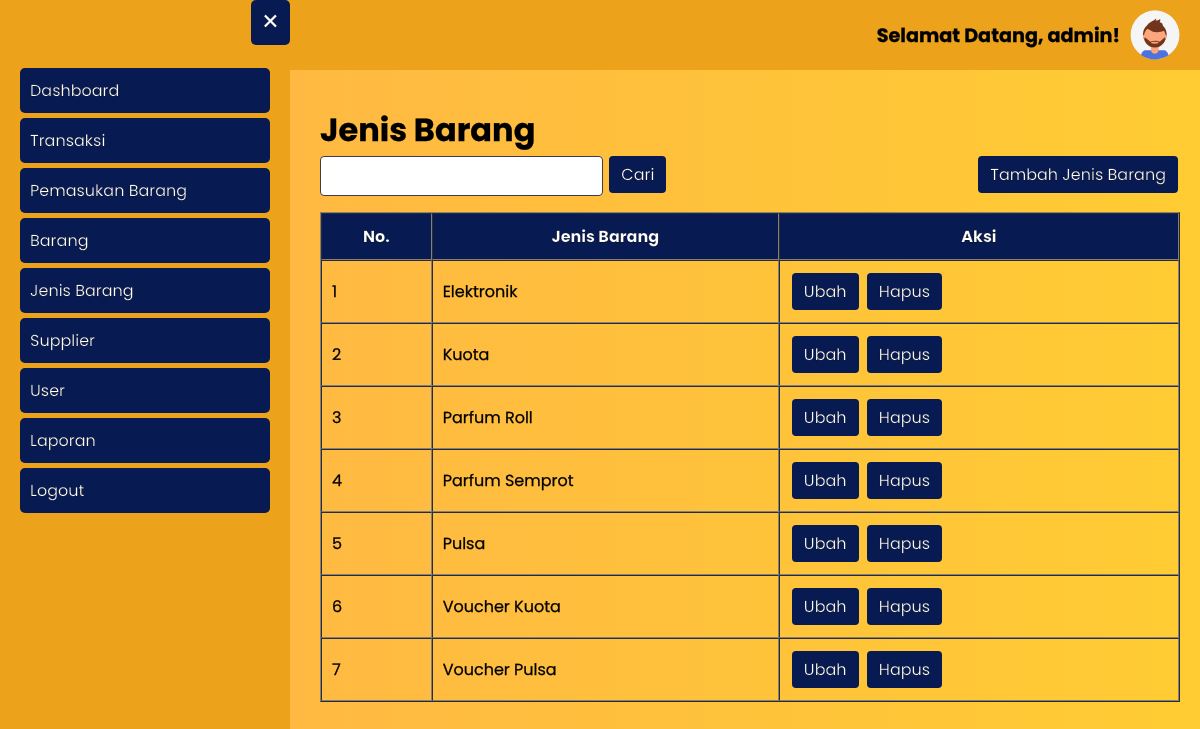
Page /jenis_barang/jenis_barang.php (signed in) on the committed database.
### tables this page shows
CREATE TABLE `user` (
  `id_user` int(11) NOT NULL,
  `username` varchar(20) NOT NULL,
  `password` varchar(300) NOT NULL,
  `hak_akses` enum('administrator','operator') NOT NULL,
  `nama_lengkap` varchar(50) NOT NULL,
  `no_telp_user` varchar(20) NOT NULL
);

CREATE TABLE `jenis_barang` (
  `id_jenis_barang` int(11) NOT NULL,
  `jenis_barang` varchar(50) NOT NULL
);

### jenis_barang/jenis_barang.php (the view, shortened to what this page needs)
<?php
require_once '../koneksi.php';
$jenis_barang = mysqli_query($koneksi, "SELECT * FROM jenis_barang ORDER BY jenis_barang ASC");
$id_user = htmlspecialchars($_SESSION['id_user']);
$data_profile = mysqli_fetch_assoc(mysqli_query($koneksi, "SELECT * FROM user WHERE id_user = '$id_user'"));
?>
<html>
<head>
	<?php include_once '../include/head.php'; ?>
</head>
<body class="bg-gradient">
    <?php include_once '../include/topbar.php' ?>
	<?php include_once '../include/sidebar.php'; ?>
	<div class="main-content">
		<div class="my">
			<h1>Jenis Barang</h1>
			<form method="get" class="inline-block form-cari-input">
				<input type="text" name="cari" value="<?= (isset($_GET['btnCari'])? $cari : ''); ?>">
				<button type="submit" class="btn" name="btnCari">Cari</button>
			</form>
			<a href="<?= BASE_URL; ?>jenis_barang/tambah_jenis_barang.php" class="btn float-right">Tambah Jenis Barang</a>
			<table border="1" cellpadding="10" cellspacing="0">
				<thead class="thead">
					<tr>
						<th>No.</th>
						<th>Jenis Barang</th>
						<?php if ($data_profile['hak_akses'] == 'administrator'): ?>
							<th>Aksi</th>
						<?php endif ?>
					</tr>
				</thead>
				<tbody>
					<?php $i = 1; ?>
					<?php foreach ($jenis_barang as $djb): ?>
						<tr>
							<td><?= $i++; ?></td>
							<td><?= $djb['jenis_barang']; ?></td>
							<?php if ($data_profile['hak_akses'] == 'administrator'): ?>
								<td>
									<a href="ubah_jenis_barang.php?id_jenis_barang=<?= $djb['id_jenis_barang']; ?>" class="btn">Ubah</a>
									<a onclick="return confirm('Apakah Anda yakin ingin menghapus jenis barang <?= $djb['jenis_barang']; ?>?')" href="hapus_jenis_barang.php?id_jenis_barang=<?= $djb['id_jenis_barang']; ?>" class="btn">Hapus</a>
								</td>
							<?php endif ?>
						</tr>
					<?php endforeach ?>
				</tbody>
			</table>
		</div>
	</div>
</body>
</html>

### include/topbar.php
<button class="open-btn">&#9776;</button>
<div class="topbar">
	<h1>Selamat Datang, <?= $data_profile['username']; ?>!</h1>
	<a href="<?= BASE_URL; ?>user/profile.php">
		<img src="<?= BASE_URL; ?>assets/img/profile_pic.svg" alt="Profile Picture">
	</a>
</div>

### assets/style.css (style rules this page uses)
* { font-family: 'Poppins', sans-serif; -webkit-text-stroke-width: .25px; -webkit-text-stroke-color: black; }
body { margin: 0; padding: 0; }
.bg-gradient { background: rgb(255,179,71); background: linear-gradient(90deg, rgba(255,179,71,1) 0%, rgba(255,204,51,1) 100%); }
.form-cari-input input { color: #495057; background-color: #fff; border: 1px solid #403B4A; border-radius: 0.25rem; padding: 0.55rem 0.75rem; }
.thead { background-color: #071a52; color: white; }
.my { margin: 1rem 0; }
.main-content { margin-left: 300px; padding: 20px; transition: all 0.3s ease-in-out; }
.main-content h1 { padding: 0; margin: 0; }
.open-btn { position: absolute; left: 10px; top: 10px; font-size: 30px; padding: 0 10px; cursor: pointer; border-radius: 5px; background: #071a52; border: none; color: white; }
.topbar { display: flex; justify-content: flex-end; align-items: center; background-color: #eca31b; padding: 10px 20px; }
.topbar img { height: 50px; width: 50px; border-radius: 50%; margin-left: 10px; margin-right: 0; }
.topbar h1 { font-size: 1.2em; margin: 0; }
.btn { margin: 2px; display: inline-block; font-size: 1rem; color: black; text-align: center; border: 1px solid black; padding: 0.375rem 0.75rem; border-radius: 0.25rem; text-decoration: none; cursor: pointer; background: #071a52; border: none; color: white; }
.inline-block { display: inline-block; }
.float-right { float: right; }
table { width: 100%; }

### rows in the picture
user: username "admin"
jenis_barang: jenis_barang "Elektronik"
jenis_barang: jenis_barang "Kuota"
jenis_barang: jenis_barang "Parfum Roll"
jenis_barang: jenis_barang "Parfum Semprot"
jenis_barang: jenis_barang "Pulsa"
jenis_barang: jenis_barang "Voucher Kuota"
jenis_barang: jenis_barang "Voucher Pulsa"
